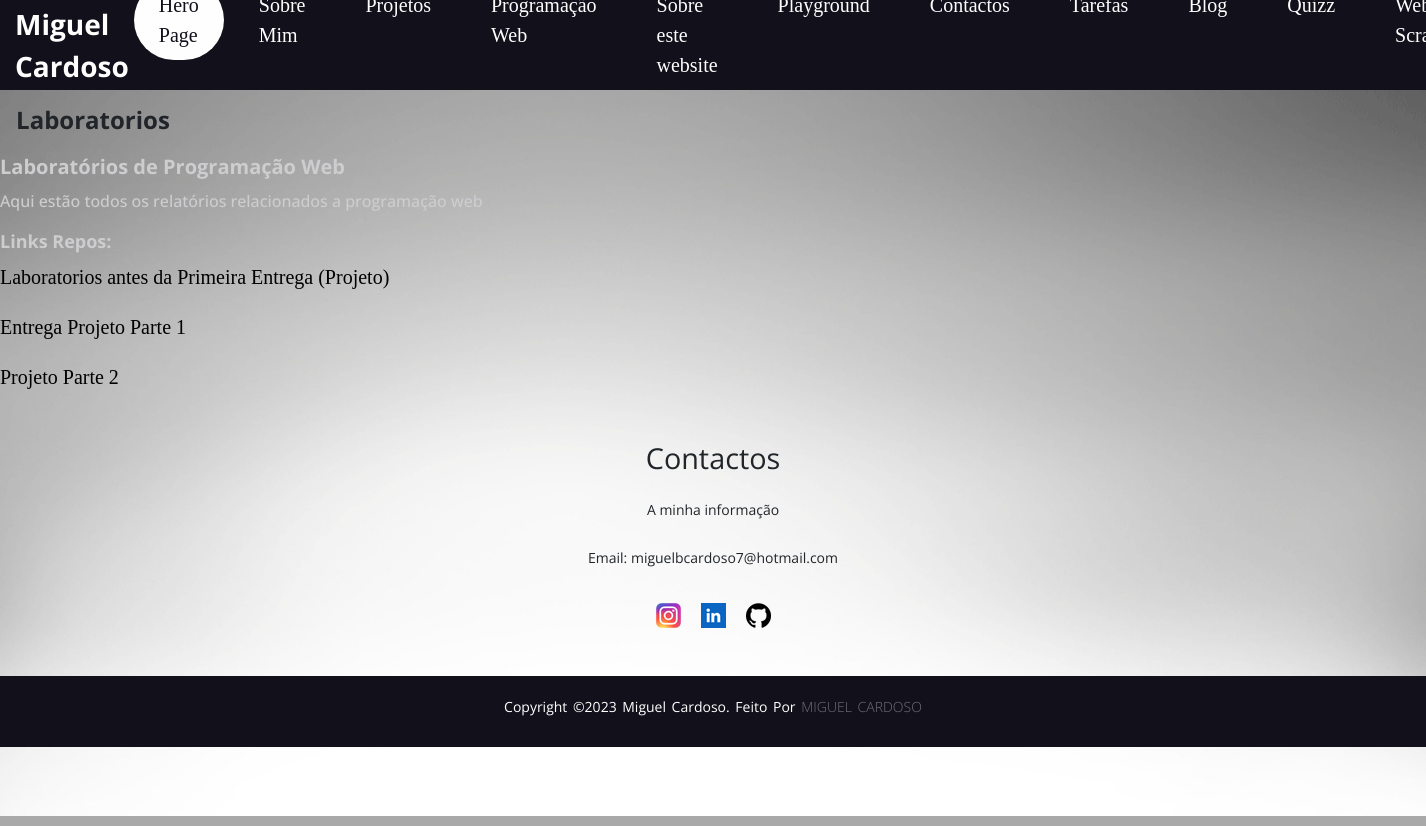
/portfolio/laboratorios, run on the app's committed database.
### portfolio/models.py (models this page shows, shortened)
class LaboratoriosPW(models.Model):
    linksRepos = models.ManyToManyField(LinkRepos, blank=False)
    titulo = models.CharField(max_length= 50, blank= False)
    descricaoTopicos = models.CharField(max_length= 500)

class LinkRepos(models.Model):
    titulo = models.CharField(max_length=50)
    linkGithub = models.URLField(blank=False)

### portfolio/views.py (the view)
# urls.py: path('laboratorios', views.laboratorios_view, name='laboratorios'),
def laboratorios_view(request):
    laboratorios = LaboratoriosPW.objects.all()
    context = {
        'laboratorios': laboratorios,
    }
    return render(request, 'portfolio/laboratorios.html', context)

### portfolio/templates/portfolio/laboratorios.html
{% extends 'portfolio/layout.html' %}
{% block main %}
<h1>Laboratorios</h1>
<ul>
    {% for laboratorio in laboratorios %}
    <li>
        <h2>{{ laboratorio.titulo }}</h2>
        <p>{{ laboratorio.descricaoTopicos }}</p>
        <h3>Links Repos:</h3>
        <ul>
            {% for link in laboratorio.linksRepos.all %}
            <li>
                <a href="{{ link.linkGithub }}">{{ link.titulo }}</a>
            </li>
            {% endfor %}
        </ul>
    </li>
</ul>
{% endfor %}
{% load static %}
<link rel="stylesheet" href="{% static 'portfolio/css/laboratorios.css' %}">
<div class="footer-content">
    <h3>Contactos</h3>
    <p>A minha informação</p>
    <p>Email: miguelbcardoso7@hotmail.com</p>
    <ul class="socials">
        <li><a href="https://www.instagram.com/miguelbcardoso/"><img src="/media/instagram.png"></a></li>
        <li><a href="https://www.linkedin.com/in/miguelbcardoso/"><img src="/media/linkedin.png"></a></li>
        <li><a href="https://github.com/miguel-cardoso-a22102861"><img src="/media/githubrodape.png"></a></li>
    </ul>
</div>
<div class="footer-bottom" id="footer-bottom">
    <p>copyright &copy;2023 Miguel Cardoso. Feito por <span>Miguel Cardoso</span>
    </p>
</div>
{% endblock %}

### portfolio/static/portfolio/css/styles.css (style rules this page uses)
* { box-sizing: border-box; margin: 0; padding: 0; font-family: 'Open Sans', sans-serif; }
h1 { display: block; font-size: 1.05em; margin-top: 0.67em; margin-bottom: 0.67em; margin-left: 0.67em; margin-right: 0; font-weight: bold; }
h2 { display: block; font-size: 1.2em; margin-top: 0.83em; margin-bottom: 0.83em; margin-left: 0; margin-right: 0; font-weight: bold; }
h3 { display: block; font-size: 1.17em; margin-top: 1em; margin-bottom: 1em; margin-left: 0; margin-right: 0; font-weight: bold; }
a { font-family: Libre Baskerville, serif; font-weight: 500; font-size: 20px; color: #072786; text-decoration: none; }
li, button { font-family: Libre Baskerville, serif; font-weight: 500; font-size: 15px; color: #cdcdcf; text-decoration: none; }
.footer-content { display: flex; align-items: center; justify-content: center; flex-direction: column; text-align: center; }
.footer-content h3 { font-size: 1.8rem; font-weight: 400; text-transform: capitalize; }
.footer-content p { max-width: 400px; margin: 10px auto; line-height: 28px; font-size: 14px; }
.socials { list-style: none; display: flex; align-items: center; justify-content: center; margin: 1rem 0 3rem 0; }
.socials li { margin: 0 10px; }
.socials a { text-decoration: none; color: #fff; }
.footer-bottom { background: #11101b; width: auto; padding: 20px 0; text-align: center; }
.footer-bottom p { text-transform: capitalize; font-size: 14px; word-spacing: 2px; text-transform: capitalize; color: white; }
.footer-bottom span { text-transform: uppercase; opacity: .4; font-weight: 200; }

### portfolio/static/portfolio/css/laboratorios.css (style rules this page uses)
h1 { font-size: 24px; margin-bottom: 20px; }
ul { list-style-type: none; margin: 0; padding: 0; }
li { margin-bottom: 20px; }
h2 { font-size: 20px; margin-bottom: 10px; }
p { font-size: 16px; margin-bottom: 10px; }
h3 { font-size: 18px; margin-bottom: 10px; }
a { text-decoration: none; color: #000; }

### data on the page
LaboratoriosPW: titulo "Laboratórios de Programação Web", descricaoTopicos "Aqui estão todos os relatórios relacionados a programação web"
LinkRepos: titulo "Laboratorios antes da Primeira Entrega (Projeto)"
LinkRepos: titulo "Entrega Projeto Parte 1"
LinkRepos: titulo "Projeto Parte 2"
